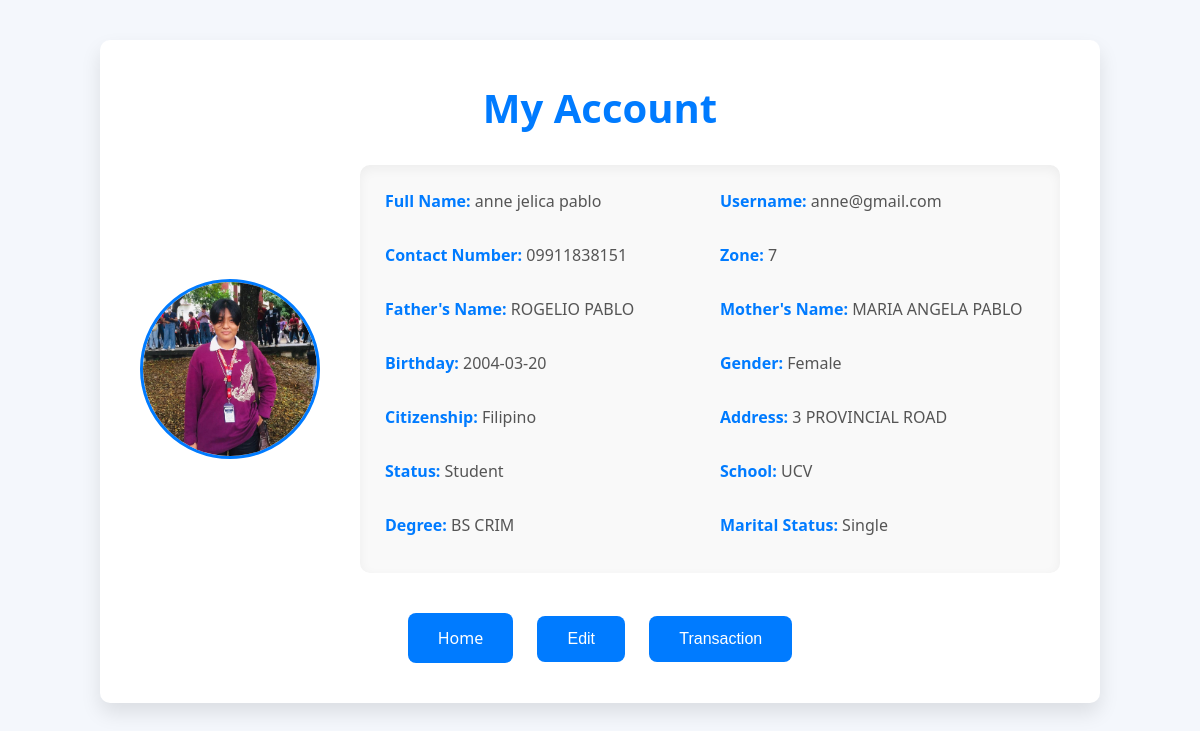
/frontend/myaccount.php (signed in), run on the app's committed database.
### tables this page shows
CREATE TABLE `users` (
  `id` int(11) NOT NULL,
  `name` varchar(100) NOT NULL,
  `username` varchar(50) NOT NULL,
  `contact_number` varchar(15) NOT NULL,
  `password` varchar(255) NOT NULL,
  `zone` int(11) NOT NULL,
  `mothers_name` varchar(100) NOT NULL,
  `fathers_name` varchar(100) NOT NULL,
  `birthday` date NOT NULL,
  `profile_picture` varchar(255) DEFAULT NULL,
  `gender` enum('Male','Female','Others') NOT NULL,
  `spouse_name` varchar(255) DEFAULT NULL,
  `citizenship` enum('Filipino','Dual','Others') NOT NULL,
  `house_number` varchar(50) DEFAULT NULL,
  `street` varchar(255) DEFAULT NULL,
  `work` varchar(255) DEFAULT NULL,
  `is_student` enum('Yes','No') NOT NULL,
  `school` varchar(255) DEFAULT NULL,
  `degree` varchar(255) DEFAULT NULL,
  `married` enum('Yes','No') NOT NULL
);

### frontend/myaccount.php (the view, shortened to what this page needs)
<?php
$host = 'localhost';
$user = 'root';
$password = '';
$database = 'your_database';
$conn = new mysqli($host, $user, $password, $database);
$username = $_SESSION['username'];
$sql = "SELECT id, name, username, contact_number, password, zone, fathers_name, mothers_name, birthday, profile_picture, gender, spouse_name, citizenship, house_number, street, work, is_student, school, degree, married FROM users WHERE username = ?";
$stmt = $conn->prepare($sql);
$stmt->bind_param("s", $username);
$stmt->execute();
$result = $stmt->get_result();
$userData = $result->fetch_assoc();
?>
<!DOCTYPE html>
<html lang="en">
<head>
    <link rel="stylesheet" href="myacc.css">
</head>
<body>
    <div class="container">
        <h1>My Account</h1>
        <div class="account-info">
            <div class="profile-section">
                <?php if (!empty($userData['profile_picture'])): ?>
                    <img src="<?php echo htmlspecialchars($userData['profile_picture']); ?>" alt="Profile Picture" class="profile-picture">
                <?php else: ?>
                    <p>No profile picture available.</p>
                <?php endif; ?>
            </div>
            <div class="personal-info">
                <p><strong>Full Name:</strong> <?php echo htmlspecialchars($userData['name']); ?></p>
                <p><strong>Username:</strong> <?php echo htmlspecialchars($userData['username']); ?></p>
                <p><strong>Contact Number:</strong> <?php echo htmlspecialchars($userData['contact_number']); ?></p>
                <p><strong>Zone:</strong> <?php echo htmlspecialchars($userData['zone']); ?></p>
                <p><strong>Father's Name:</strong> <?php echo htmlspecialchars($userData['fathers_name']); ?></p>
                <p><strong>Mother's Name:</strong> <?php echo htmlspecialchars($userData['mothers_name']); ?></p>
                <p><strong>Birthday:</strong> <?php echo htmlspecialchars($userData['birthday']); ?></p>
                <p><strong>Gender:</strong> <?php echo htmlspecialchars($userData['gender']); ?></p>
                <p><strong>Citizenship:</strong> <?php echo htmlspecialchars($userData['citizenship']); ?></p>
                <p><strong>Address:</strong> <?php echo htmlspecialchars($userData['house_number']) . ' ' . htmlspecialchars($userData['street']); ?></p>
                <?php if (strtolower($userData['is_student']) === 'yes'): ?>
                    <p><strong>Status:</strong> Student</p>
                    <p><strong>School:</strong> <?php echo !empty($userData['school']) ? htmlspecialchars($userData['school']) : 'N/A'; ?></p>
                    <p><strong>Degree:</strong> <?php echo !empty($userData['degree']) ? htmlspecialchars($userData['degree']) : 'N/A'; ?></p>
                <?php elseif (!empty($userData['work'])): ?>
                    <p><strong>Work:</strong> <?php echo htmlspecialchars($userData['work']); ?></p>
                <?php else: ?>
                    <p><strong>Work:</strong> None</p>
                <?php endif; ?>
                <p><strong>Marital Status:</strong> <?php echo strtolower($userData['married']) === 'yes' ? 'Married' : 'Single'; ?></p>
            </div>
        </div>
        <div class="account-actions">
            <a href="index.php" class="btn">Home</a>
            <button class="btn" onclick="window.location.href='fillupform.php'">Edit</button>
            <button class="btn" onclick="window.location.href='transaction.php'">Transaction</button>
        </div>
    </div>
</body>
</html>

### frontend/myacc.css (style rules this page uses)
* { margin: 0; padding: 0; box-sizing: border-box; }
body { font-family: 'Segoe UI', Tahoma, Geneva, Verdana, sans-serif; background-color: #f4f7fc; color: #333; }
.container { max-width: 1000px; margin: 40px auto; padding: 40px; background-color: #ffffff; border-radius: 10px; box-shadow: 0 10px 20px rgba(0, 0, 0, 0.1); }
h1 { text-align: center; color: #007bff; font-size: 2.5rem; margin-bottom: 30px; font-weight: 600; }
.account-info { display: flex; gap: 40px; align-items: center; flex-wrap: wrap; }
.profile-section { flex-shrink: 0; width: 180px; height: 180px; border: 3px solid #007bff; border-radius: 50%; overflow: hidden; display: flex; justify-content: center; align-items: center; background-color: #f4f7fc; }
.profile-picture { width: 100%; height: auto; border-radius: 50%; object-fit: cover; }
.personal-info { flex-grow: 1; padding: 25px; background-color: #f9f9f9; border-radius: 10px; box-shadow: inset 0 4px 12px rgba(0, 0, 0, 0.05); display: grid; grid-template-columns: repeat(2, 1fr); gap: 20px; }
.personal-info p { font-size: 1rem; margin-bottom: 12px; color: #555; }
.personal-info strong { color: #007bff; font-weight: 600; }
.account-actions { text-align: center; margin-top: 40px; }
.btn { display: inline-block; padding: 14px 30px; background-color: #007bff; color: #ffffff; text-decoration: none; border-radius: 8px; font-size: 16px; margin: 0 10px; transition: background-color 0.3s ease, transform 0.3s ease; }
.account-actions button { padding: 14px 30px; background-color: #007bff; border: none; color: white; border-radius: 8px; cursor: pointer; font-size: 16px; transition: background-color 0.3s ease, transform 0.3s ease; }

### data on the page
users: profile_picture (picture), name "anne jelica pablo", username "anne@gmail.com", contact_number "09911838151", zone "7", fathers_name "ROGELIO PABLO", mothers_name "MARIA ANGELA PABLO", birthday "2004-03-20", gender "Female", citizenship "Filipino", house_number "3", street "PROVINCIAL ROAD", school "UCV", degree "BS CRIM"
